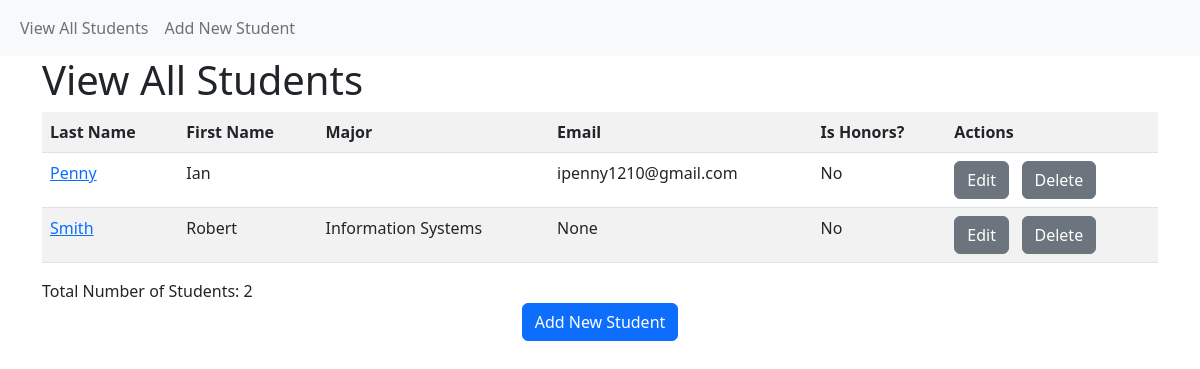
The app's page /student/view, older data.
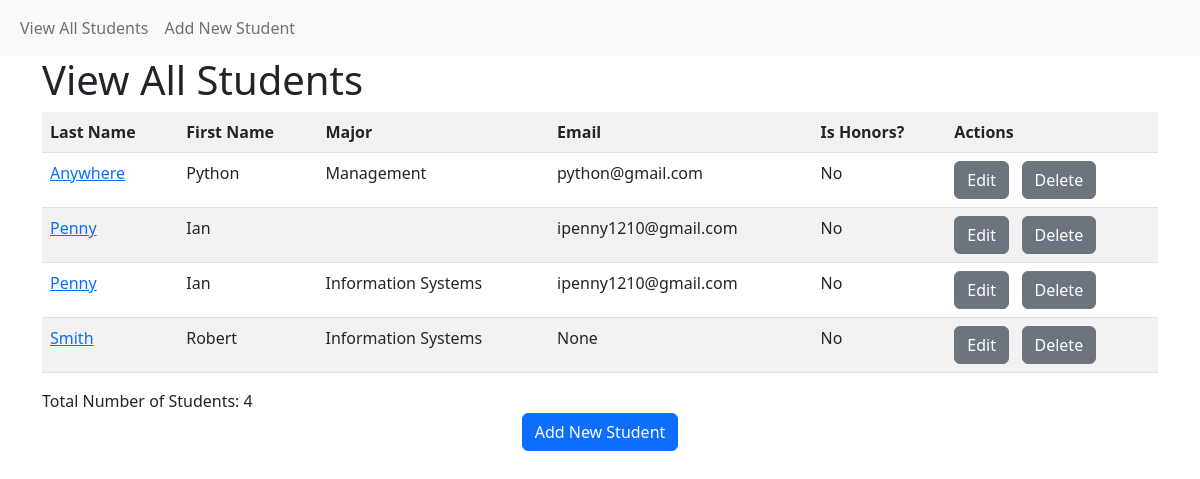
The same page, newer data.
### models.py (models this page shows, shortened)
class Student(db.Model):
    __tablename__ = "student"
    student_id = db.Column(db.Integer, primary_key=True)
    first_name = db.Column(db.String(30), nullable=False)
    last_name = db.Column(db.String(50), nullable=False)
    major_id = db.Column(db.Integer, db.ForeignKey('major.major_id'))
    email = db.Column(db.String(100))
    birth_date = db.Column(db.DateTime, nullable=False)
    num_credits_completed = db.Column(db.Integer, nullable=False)
    gpa = db.Column(db.Float, nullable=False)
    is_honors = db.Column(db.Boolean, nullable=False)

class Major(db.Model):
    __tablename__ = "major"
    major_id = db.Column(db.Integer, primary_key=True)
    major = db.Column(db.String(30), nullable=False)
    students = db.relationship('Student', backref='students')

### app.py (the view)
@app.route('/student/view')
def student_view_all():
    students = Student.query.outerjoin(Major, Student.major_id == Major.major_id) \
        .add_entity(Major) \
        .order_by(Student.last_name, Student.first_name) \
        .all()
    return render_template('student_view_all.html', students=students)

### templates/student_view_all.html (shortened to what this page needs)
{% extends "base.html" %}
{% block page_head %}
    View All Students
{% endblock %}
{% block page_content %}
    <div class="row">
    <div class="col">
    <table class="table table-striped">
        <tr>
            <th>Last Name</th>
            <th>First Name</th>
            <th>Major</th>
            <th>Email</th>
            <th>Is Honors?</th>
            <th>Actions</th>
        </tr>
        {% for each_student, each_major in students %}
        <tr>
            <td><a href="{{ url_for('student_view', student_id=each_student['student_id']) }}">{{ each_student['last_name'] }}</a></td>
            <td>{{ each_student['first_name'] }}</td>
            <td>{{ each_major['major'] }}</td>
            <td>{{ each_student['email'] }}</td>
            <td>{{ 'Yes' if each_student['is_honors'] == 1 else 'No' }}</td>
            <td>
                <a href="{{ url_for('student_edit', student_id=each_student['student_id']) }}" class="btn btn-secondary" role="button">Edit</a>
                <a href="{{ url_for('student_delete', student_id=each_student['student_id']) }}" class="btn btn-secondary" role="button">Delete</a>
            </td>
        </tr>
        {% endfor %}
    </table>
    </div>
    </div>
    <div class="row">
        <div class="col">
            Total Number of Students: {{ students|length }}
        </div>
    </div>
    <div class="row">
        <div class="col text-center">
            <a href="{{ url_for('student_create') }}" class="btn btn-primary" role="button">Add New Student</a>
        </div>
    </div>
{% endblock %}

### templates/base.html (shortened to what this page needs)
<!DOCTYPE html>
<html lang="en">
  <head>
    <link href="https://cdn.jsdelivr.net/npm/bootstrap@5.2.3/dist/css/bootstrap.min.css" rel="stylesheet">
  </head>
  <body>
  <nav class="navbar navbar-expand-lg navbar-light bg-light">
  <div class="container-fluid">
    <div class="collapse navbar-collapse" id="navbarSupportedContent">
      <ul class="navbar-nav me-auto mb-2 mb-lg-0">
        <li class="nav-item">
          <a class="nav-link" href="{{ url_for('student_view_all') }}">View All Students</a>
        </li>
        <li class="nav-item">
          <a class="nav-link" href="{{ url_for('student_create') }}">Add New Student</a>
        </li>
      </ul>
    </div>
  </div>
</nav>
    <div class="container">
        <h1>{% block page_head %}{% endblock %}</h1>
        {% block page_content %}{% endblock %}
    </div>
  </body>
</html>

Row changes from the older to the newer data that the page shows:
added Student: last_name "Anywhere", first_name "Python", major "Management", email "python@gmail.com", is_honors "No"
added Student: last_name "Penny", first_name "Ian", major "Information Systems", email "ipenny1210@gmail.com", is_honors "No"
Text that changed along with them:
{{ students|length }}: "2" → "4"
